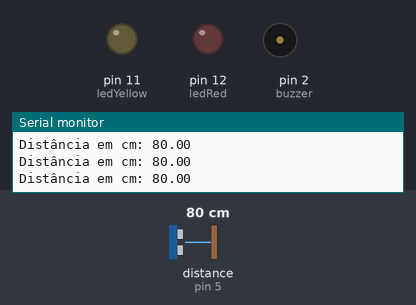
Simulated run of this sketch. Board: Arduino Uno, built with avr-gcc and run on an emulated ATmega328P. Parts: output pins drawn as LEDs (lit = HIGH), buzzer (waves = sounding), the last lines printed to the serial monitor. The inputs (shaded band) are chosen by the test bench; at power-on: distance to the obstacle (sensor on pin 5) 80 cm. The echo pulse lasts 58.3 µs per cm.

Above: at 1.2 s.
1.3 s: distance to the obstacle (sensor on pin 5) set to 22 cm
2.8 s: distance to the obstacle (sensor on pin 5) set to 17 cm
At 4.0 s:
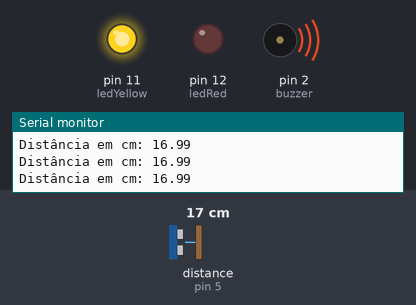
4.3 s: distance to the obstacle (sensor on pin 5) set to 2 cm
At 5.5 s:
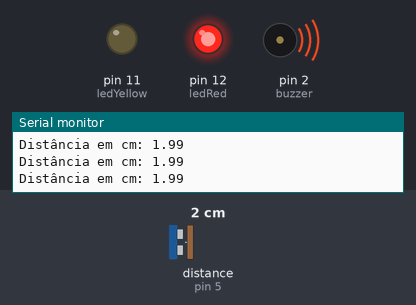
5.8 s: distance to the obstacle (sensor on pin 5) set to 18 cm
At 6.9 s:
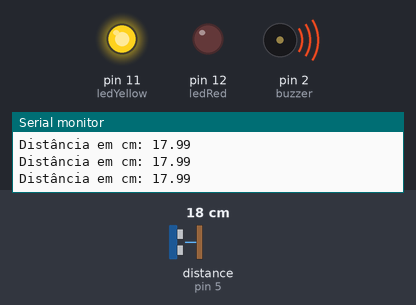
7.3 s: distance to the obstacle (sensor on pin 5) set to 35 cm
At 8.5 s:
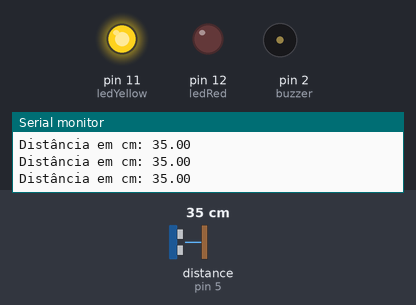
8.8 s: distance to the obstacle (sensor on pin 5) set to 4 cm
At 10.2 s:
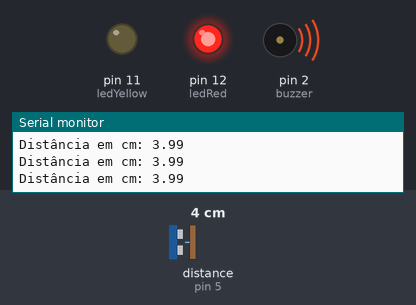
Timing chart, 0 to 11.3 s (numbered marks = the images above; inputs shaded):
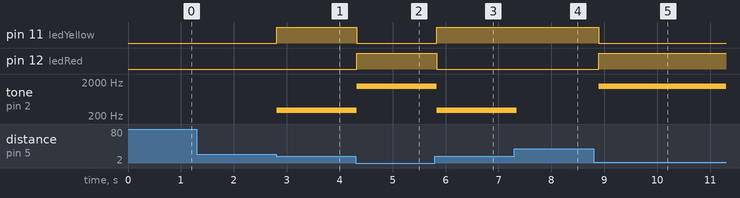

Measured:
- the behaviour switches between 20 and 19 cm on distance to the obstacle (sensor on pin 5) (found by bisection; images 0 and 1)
- after the input at 2.8 s, pin 11 (ledYellow): LOW → HIGH at once; tone on pin 2 (buzzer): silent → 300 Hz at once
- after the input at 4.3 s, pin 11 (ledYellow): HIGH → LOW at once; pin 12 (ledRed): LOW → HIGH at once; tone on pin 2 (buzzer): 300 Hz → 1500 Hz at once
- after the input at 5.8 s, pin 11 (ledYellow): LOW → HIGH at once; pin 12 (ledRed): HIGH → LOW at once; tone on pin 2 (buzzer): 1500 Hz → 300 Hz at once
- after the input at 7.3 s, tone on pin 2 (buzzer): 300 Hz → silent at once
- after the input at 8.8 s, pin 11 (ledYellow): HIGH → LOW after 0.09 s; pin 12 (ledRed): LOW → HIGH after 0.09 s; tone on pin 2 (buzzer): silent → 1500 Hz after 0.09 s

The sketch:

ultrassonic_w_buzzer.ino
```cpp
#include <Ultrasonic.h>
// Inicializa o sensor nos pinos 4 (trigger) e 5 (echo)
Ultrasonic ultrasonic(4, 5);
int ledRed = 12;
int ledYellow = 11;
int buzzer = 2;

void setup() {
  Serial.begin(9600);
  Serial.println("Lendo dados do sensor...");
  pinMode(ledRed, OUTPUT);
  pinMode(ledYellow, OUTPUT);
  pinMode(buzzer, OUTPUT);
}

void loop() {
  // Lê as informações do sensor em cm e polegadas
  long microsec = ultrasonic.timing();
  float cm = ultrasonic.convert(microsec, Ultrasonic::CM);

  // Exibe informações no serial monitor
  Serial.print("\nDistância em cm: ");
  Serial.print(cm);
  if(cm < 10.0){
    digitalWrite(ledRed, HIGH);
    digitalWrite(ledYellow, LOW);
    tone(buzzer, 1500);
    delay(200);
  }else if(cm > 10.0 && cm < 20.0){
    digitalWrite(ledYellow, HIGH);
    digitalWrite(ledRed, LOW);
    tone(buzzer, 300);
    delay(200);
  }else{
    digitalWrite(ledRed, LOW);
    noTone(buzzer);
  }

  delay(100);
}
```
